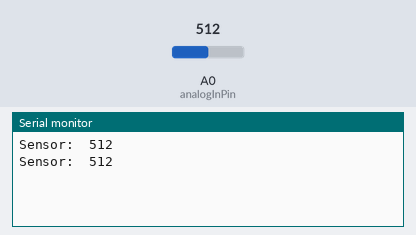
Bench run of a sketch on a simulated Arduino Uno, built with avr-gcc and run on an emulated ATmega328P. Shown: the last lines printed to the serial monitor. The test bench sets the inputs (shaded band); at power-on: A0 (analogInPin) = 512.

Above: at 2.8 s.
2.9 s: A0 (analogInPin) set to 716
At 4.4 s:
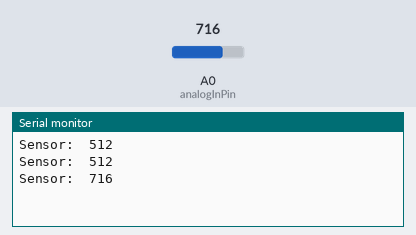
5.6 s: A0 (analogInPin) set to 900
At 7.1 s:
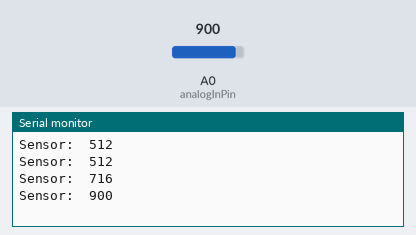
Timing chart, 0 to 8.6 s (numbered marks = the images above; inputs shaded):
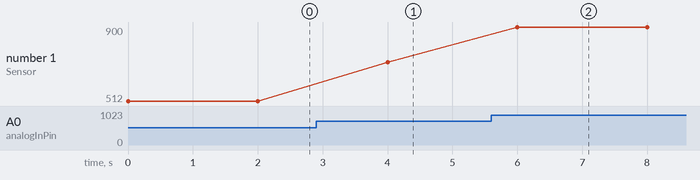

Measured:
- after the input at 2.9 s, the serial monitor: prints a new line after 1.1 s (image 1)
- after the input at 5.6 s, the serial monitor: prints a new line after 0.40 s (image 2)
- plotted number 1: 512 → 716 after the input at 2.9 s, 716 → 900 after the input at 5.6 s

The sketch:

ejemplo2a.ino
```cpp
/*
Referencias:
1. https://randomnerdtutorials.com/esp8266-adc-reading-analog-values-with-nodemcu/
2. https://github.com/openhomeautomation/iot-esp8266
*/


const int analogInPin = A0; // The only analog pin on the Thing
int sensorValue = 0;        // Value read from the pot

void setup() {
  // Start Serial
  Serial.begin(115200);
}

void loop() {
  // Read the analog in value
  sensorValue  = analogRead(analogInPin);

  // Display data
  Serial.print("Sensor:  ");
  Serial.println(sensorValue);

  // Wait a few seconds between measurements.
  delay(2000);

}
```
